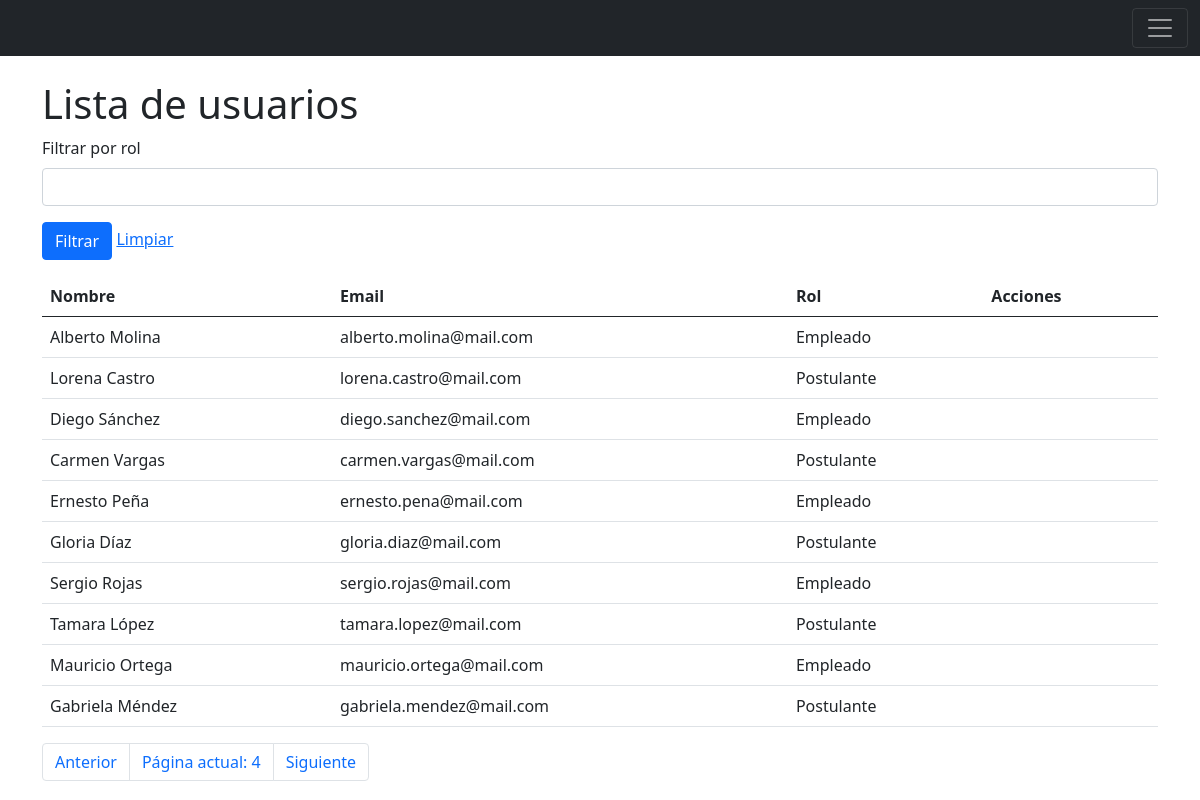
The app's page /usuarios.php?pag=4 with its own data.
### tables this page shows
CREATE TABLE `usuarios` (
  `id` int(11) NOT NULL,
  `nombre` varchar(50) NOT NULL,
  `email` varchar(50) NOT NULL,
  `contrasena` varchar(255) NOT NULL,
  `cv` varchar(255) NOT NULL,
  `rol` varchar(50) NOT NULL
);

### consultas/consultas_usuarios.php (called while the page is built)
<?php
function getUsuarios(PDO $conexion, $rol=null)
{
    $usuarios = [];
    if( $rol ){
        $consulta = $conexion->prepare('SELECT id, nombre, email, rol FROM usuarios WHERE rol = :rol');
        $consulta->bindValue(':rol', $rol);
        $consulta->execute();
        $usuarios = $consulta->fetchAll(PDO::FETCH_ASSOC);
    }else{
        $consulta = $conexion->query('SELECT id, nombre, email, rol FROM usuarios');
        $usuarios = $consulta->fetchAll(PDO::FETCH_ASSOC);
    }
    return $usuarios;
}

### funciones/funciones_paginador.php (called while the page is built)
<?php
function paginador_lista($lista, $pagina_actual, $cuantos_por_pagina)
{
    if(is_numeric($pagina_actual) && $pagina_actual > 0){
        $desde = ($pagina_actual - 1) * $cuantos_por_pagina;
        return array_splice($lista, $desde, $cuantos_por_pagina);
    }else{
        return [];
    }
}
function paginador_enlaces($cantidad, $pagina_actual, $cuantos_por_pagina)
{
    $cantidad_paginas = ceil($cantidad / $cuantos_por_pagina);
    $resultado = array(
        'cantidad' => $cantidad_paginas,
        'actual' => $pagina_actual,
        'anterior' => ($pagina_actual > 1) ? ($pagina_actual - 1) : null,
        'siguiente' => ($pagina_actual < $cantidad_paginas) ? ($pagina_actual + 1) : null,
        'primero' => ($pagina_actual > 1) ? 1 : null,
        'ultimo' => ($pagina_actual < $cantidad_paginas) ? $cantidad_paginas : null
    );
    return $resultado;
}

### usuarios.php (the view, shortened to what this page needs)
<?php
require_once ('./consultas/conexion.php');
require_once('./consultas/consultas_usuarios.php');
require_once('./funciones/funciones_paginador.php');
$rol = $_GET['rol'] ?? null;
$pagina_actual = $_GET['pag'] ?? 1;
$cuantos_por_pagina = 10;
$usuarios = getUsuarios($conexion, $rol);
$cantidad = count($usuarios);
$usuarios = paginador_lista($usuarios, $pagina_actual, $cuantos_por_pagina);
$enlaces = paginador_enlaces($cantidad, $pagina_actual, $cuantos_por_pagina);
?>
<!doctype html>
<html lang="es">
<head>
    <link href="https://cdn.jsdelivr.net/npm/bootstrap@5.0.2/dist/css/bootstrap.min.css" rel="stylesheet">
</head>
<body>
    <div class="container">
        <?php require('layout/_nav.php') ?>
        <h1> Lista de usuarios </h1>
        <form action="usuarios.php" method="get" class="mb-3">
            <div class="mb-3">
                <label for="rol" class="form-label"> Filtrar por rol </label>
                <select name="rol" id="rol" class="form-control">
                    <option value=""></option>
                    <option value="Administrador"> Administrador </option>
                </select>
            </div>
            <button type="submit" class="btn btn-primary"> Filtrar </button>
            <a href="usuarios.php"> Limpiar </a>
        </form>
        <table class="table">
            <thead>
                <tr>
                    <th> Nombre </th>
                    <th> Email </th>
                    <th> Rol </th>
                    <th> Acciones </th>
                </tr>
            </thead>
            <tbody>
                <?php foreach($usuarios as $usuario): ?>
                    <tr>
                        <td> <?php echo $usuario['nombre'] ?> </td>
                        <td> <?php echo $usuario['email'] ?> </td>
                        <td> <?php echo $usuario['rol'] ?> </td>
                        <td>  </td>
                    </tr>
                <?php endforeach ?>
            </tbody>
        </table>
        <nav aria-label="Page navigation example">
            <ul class="pagination">
                <?php if($enlaces['anterior']): ?>
                    <li class="page-item"><a class="page-link" href="usuarios.php?pag=<?php echo $enlaces['anterior'] ?>"> Anterior </a></li>
                <?php endif ?>
                <li class="page-item"><a class="page-link" href="#"> Página actual: <?php echo $enlaces['actual'] ?> </a></li>
                <?php if($enlaces['siguiente']): ?>
                    <li class="page-item"><a class="page-link" href="usuarios.php?pag=<?php echo $enlaces['siguiente'] ?>"> Siguiente </a></li>
                <?php endif ?>
            </ul>
        </nav>
    </div>
</body>
</html>

### records on screen
usuarios: nombre "Alberto Molina", email "alberto.molina@mail.com", rol "Empleado"
usuarios: nombre "Lorena Castro", email "lorena.castro@mail.com", rol "Postulante"
usuarios: nombre "Diego Sánchez", email "diego.sanchez@mail.com", rol "Empleado"
usuarios: nombre "Carmen Vargas", email "carmen.vargas@mail.com", rol "Postulante"
usuarios: nombre "Ernesto Peña", email "ernesto.pena@mail.com", rol "Empleado"
usuarios: nombre "Gloria Díaz", email "gloria.diaz@mail.com", rol "Postulante"
usuarios: nombre "Sergio Rojas", email "sergio.rojas@mail.com", rol "Empleado"
usuarios: nombre "Tamara López", email "tamara.lopez@mail.com", rol "Postulante"
usuarios: nombre "Mauricio Ortega", email "mauricio.ortega@mail.com", rol "Empleado"
usuarios: nombre "Gabriela Méndez", email "gabriela.mendez@mail.com", rol "Postulante"

### other values on screen
$enlaces['actual'] "4"
